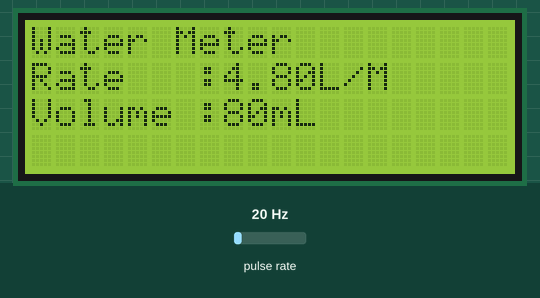
A sketch run on a simulated ESP32. Parts: 20×4 character LCD. Wiring (inferred from the names in the program): pulse sensor: data GPIO 34. Inputs (shaded band) come from the test bench; at power-on: pulse rate 20 Hz. What the sketch prints to the serial monitor is not drawn.

Above: at 1.6 s.
1.7 s: pulse rate (sensor on GPIO 34) set to 4 Hz
At 2.7 s:
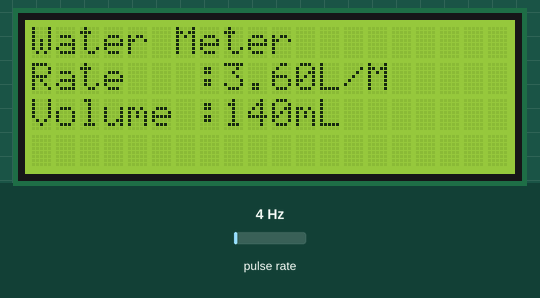
4.6 s: pulse rate (sensor on GPIO 34) set to 50 Hz
At 5.9 s:
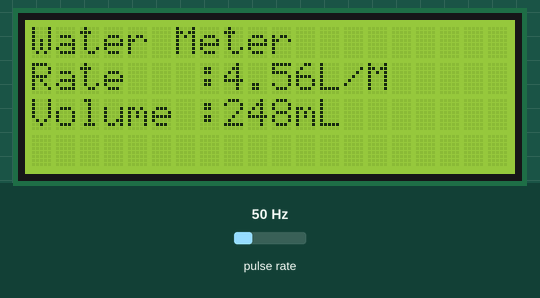
7.6 s: pulse rate (sensor on GPIO 34) set to 4 Hz
At 8.9 s:
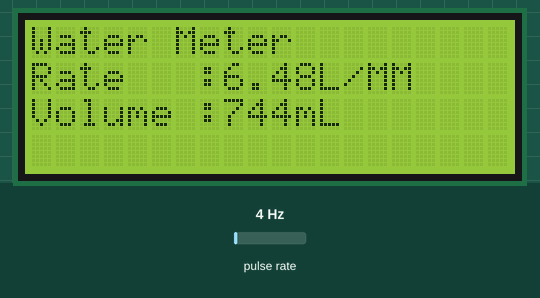
Timing chart, 0 to 10.6 s (numbered marks = the images above; inputs shaded):
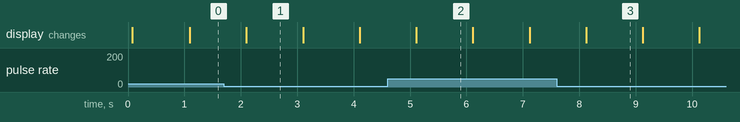

Measured:
- after the input at 7.6 s, the display: changes after 0.52 s (image 3)
- what the display in image 1 shows lasts 1.0 s, from 2.1 s to 3.1 s

The sketch:

esp32_waterflow.ino
```cpp
#include <Wire.h>
#include <LiquidCrystal_I2C.h>

LiquidCrystal_I2C lcd(0x27, 20, 4);

volatile int flow_frequency; // Measures flow sensor pulses
// Calculated litres/hour
float vol = 0.0, l_minute;
unsigned char flowsensor = 34; // Sensor Input
unsigned long currentTime;
unsigned long cloopTime;
float volume_per_pulse = 0.0;

// Interrupt function
void flow (){
  flow_frequency++;
}

void setup() {
  Serial.begin(115200);
  lcd.init();
  lcd.backlight();
  pinMode(flowsensor, INPUT);
  digitalWrite(flowsensor, HIGH); // Optional Internal Pull-Up

  attachInterrupt(digitalPinToInterrupt(flowsensor), flow, RISING); // Setup Interrupt
  currentTime = millis();
  cloopTime = currentTime;
  // Calibrate and set the value of volume_per_pulse here
  volume_per_pulse = 0.004; // Replace with the actual value you've measured
  lcd.setCursor(0, 0);
  lcd.print("Water Meter");
}

void loop() {

  currentTime = millis();
  // Every second, calculate and print litres/hour
  if (currentTime >= (cloopTime + 1000)){
    cloopTime = currentTime; // Updates cloopTime
    if (flow_frequency != 0){
      // Pulse frequency (Hz) = 7.5Q, Q is flow rate in L/min.
      //      l_minute = (flow_frequency / 7.5); // (Pulse frequency x 60 min) / 7.5Q = flowrate in L/hour
      l_minute = (flow_frequency * volume_per_pulse * 60);
      Serial.print("Rate: ");
      Serial.print(l_minute);
      Serial.println(" L/M");
      lcd.setCursor(0, 1);
      lcd.print("Rate   :");
      lcd.print(l_minute);
      lcd.print("L/M");

      vol = vol + l_minute / 60;
      Serial.print("Vol:");
      Serial.print(vol);
      Serial.println(" L, ");
      Serial.print("Vol:");
      Serial.print(vol * 1000);
      Serial.println(" mL");
      lcd.setCursor(0, 2);
      lcd.print("Volume :");
      lcd.print(int(vol * 1000));
      lcd.print("mL");
      flow_frequency = 0; // Reset Counter
    }
    else{
      Serial.println("Rate:0 L/M ");
      lcd.setCursor(0, 1);
      lcd.print("Rate   :");
      lcd.print(0);
      lcd.print("L/M     ");
    }
  }
  delay(10);
}
```
